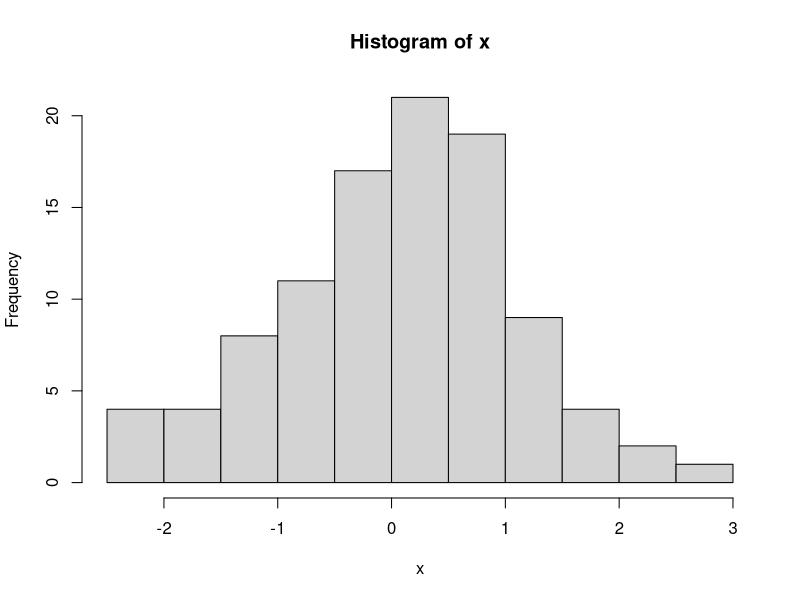
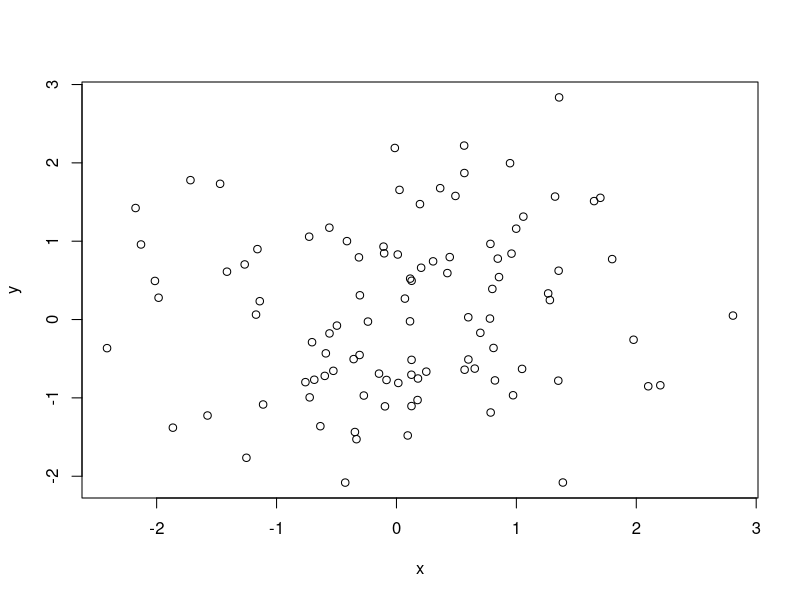
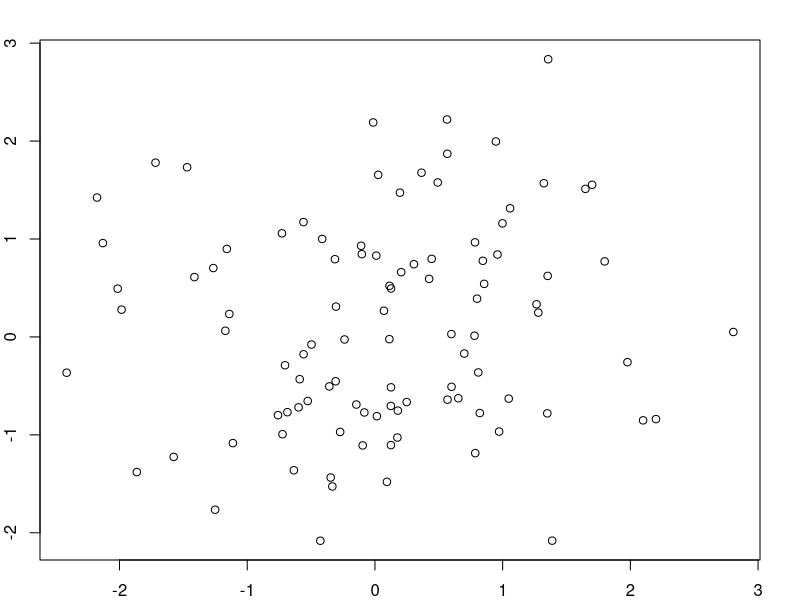
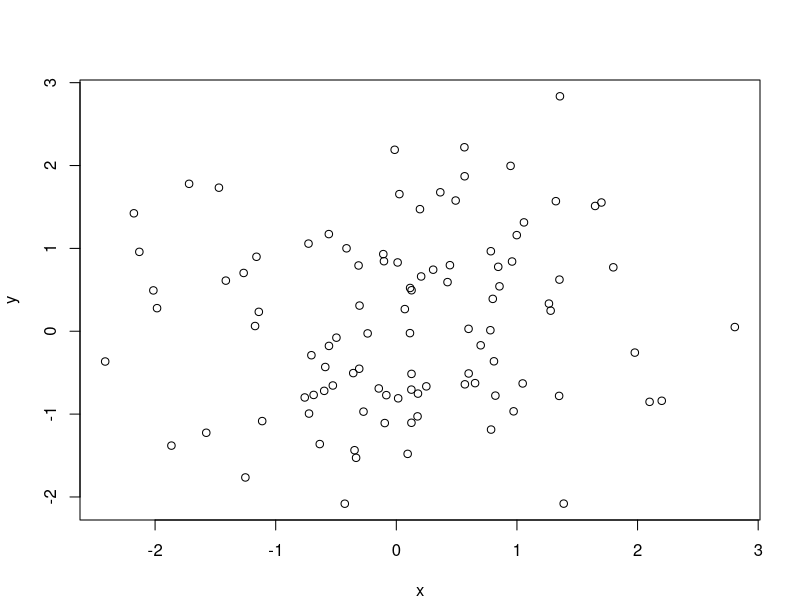
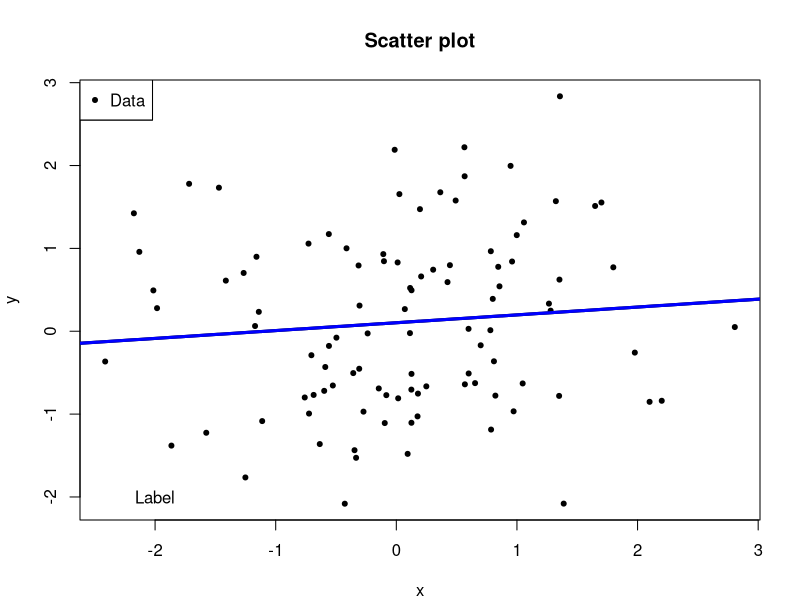
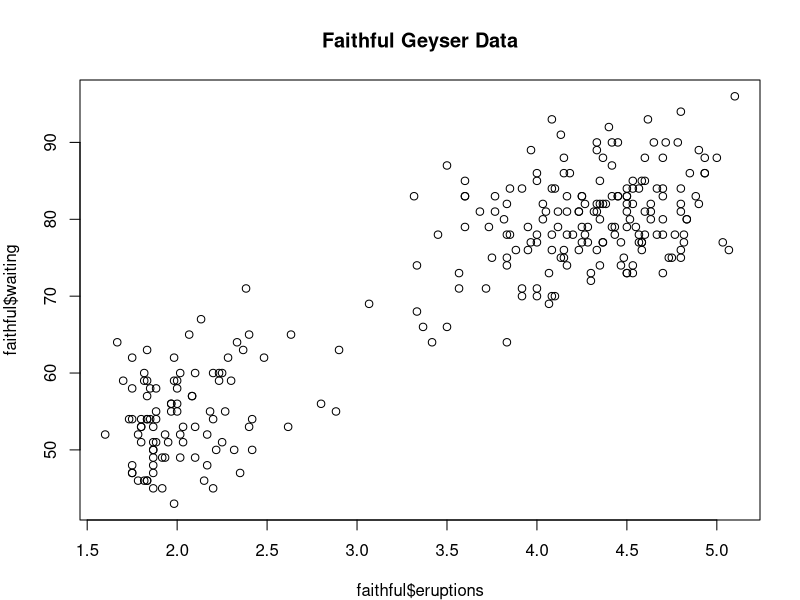

R code for these plots, in order:
getwd()
?par
?transform

x=rnorm(100)
hist(x)
y=rnorm(100)
plot(x,y)
par(mar=c(2,2,2,2))
plot(x,y)
par(mar = c(4,4,4,2))
plot(x,y)
plot(x,y,pch = 20)
title("Scatter plot")
text(-2,-2,"Label")
legend("topleft", legend = "Data")
legend("topleft", legend = "Data", pch = 20)
fit=lm(y~x)
abline(fit)
abline(fit, lwd=3)
abline(fit, lwd=3, col="blue")
?gl

library(datasets)
with(faithful, plot(faithful$eruptions, faithful$waiting))
title(main = "Faithful Geyser Data")
